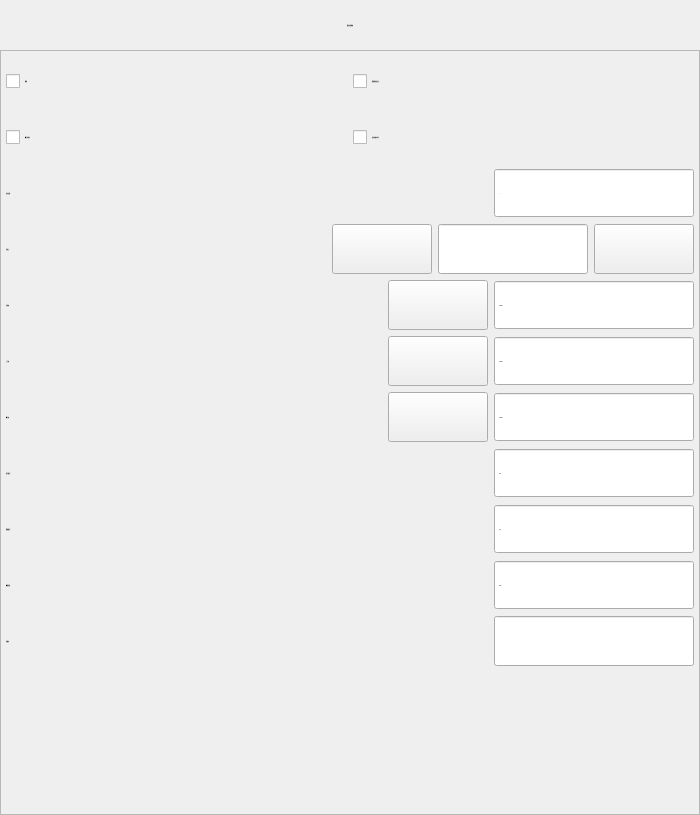
<?xml version="1.0" encoding="UTF-8"?>
<ui version="4.0">
 <class>FormActLoopFree</class>
 <widget class="QWidget" name="FormActLoopFree">
  <property name="geometry">
   <rect>
    <x>0</x>
    <y>0</y>
    <width>700</width>
    <height>815</height>
   </rect>
  </property>
  <property name="minimumSize">
   <size>
    <width>700</width>
    <height>815</height>
   </size>
  </property>
  <property name="maximumSize">
   <size>
    <width>700</width>
    <height>815</height>
   </size>
  </property>
  <property name="font">
   <font>
    <family>微软雅黑</family>
    <pointsize>-1</pointsize>
    <weight>50</weight>
    <italic>false</italic>
    <bold>false</bold>
   </font>
  </property>
  <property name="windowTitle">
   <string notr="true">循环定位</string>
  </property>
  <property name="toolTip">
   <string notr="true"/>
  </property>
  <property name="statusTip">
   <string notr="true"/>
  </property>
  <property name="whatsThis">
   <string notr="true"/>
  </property>
  <property name="accessibleName">
   <string notr="true"/>
  </property>
  <property name="accessibleDescription">
   <string notr="true"/>
  </property>
  <property name="styleSheet">
   <string notr="true">font: 28px &quot;微软雅黑&quot;;</string>
  </property>
  <property name="windowFilePath">
   <string notr="true"/>
  </property>
  <layout class="QVBoxLayout" name="verticalLayout">
   <property name="spacing">
    <number>0</number>
   </property>
   <property name="margin">
    <number>0</number>
   </property>
   <item>
    <widget class="QLabel" name="labelParaTitle">
     <property name="sizePolicy">
      <sizepolicy hsizetype="Preferred" vsizetype="Fixed">
       <horstretch>0</horstretch>
       <verstretch>0</verstretch>
      </sizepolicy>
     </property>
     <property name="minimumSize">
      <size>
       <width>0</width>
       <height>50</height>
      </size>
     </property>
     <property name="font">
      <font>
       <family>微软雅黑</family>
       <pointsize>-1</pointsize>
       <weight>50</weight>
       <italic>false</italic>
       <bold>false</bold>
      </font>
     </property>
     <property name="styleSheet">
      <string notr="true">QLabel#labelParaTitle
{
	color: black;
	border-image: url(:/img/widget/Panel.png) 0 4 0 4;
	border-left: 4px transparent;
	border-right: 4px transparent;
}
</string>
     </property>
     <property name="text">
      <string>循环定位参数</string>
     </property>
     <property name="alignment">
      <set>Qt::AlignCenter</set>
     </property>
    </widget>
   </item>
   <item>
    <widget class="QFrame" name="frameLoop">
     <property name="maximumSize">
      <size>
       <width>16777215</width>
       <height>16777215</height>
      </size>
     </property>
     <property name="font">
      <font>
       <family>微软雅黑</family>
       <pointsize>-1</pointsize>
       <weight>50</weight>
       <italic>false</italic>
       <bold>false</bold>
      </font>
     </property>
     <property name="styleSheet">
      <string notr="true"/>
     </property>
     <property name="frameShape">
      <enum>QFrame::StyledPanel</enum>
     </property>
     <property name="frameShadow">
      <enum>QFrame::Plain</enum>
     </property>
     <property name="IsMainArea" stdset="0">
      <bool>true</bool>
     </property>
     <layout class="QGridLayout" name="gridLayout">
      <property name="margin">
       <number>5</number>
      </property>
      <item row="0" column="0">
       <layout class="QHBoxLayout" name="horizontalLayout_10">
        <item>
         <widget class="QCheckBox" name="checkBoxIsRunner">
          <property name="sizePolicy">
           <sizepolicy hsizetype="Preferred" vsizetype="Fixed">
            <horstretch>0</horstretch>
            <verstretch>0</verstretch>
           </sizepolicy>
          </property>
          <property name="minimumSize">
           <size>
            <width>180</width>
            <height>50</height>
           </size>
          </property>
          <property name="maximumSize">
           <size>
            <width>16777215</width>
            <height>50</height>
           </size>
          </property>
          <property name="font">
           <font>
            <family>微软雅黑</family>
            <pointsize>-1</pointsize>
            <weight>50</weight>
            <italic>false</italic>
            <bold>false</bold>
           </font>
          </property>
          <property name="styleSheet">
           <string notr="true"/>
          </property>
          <property name="text">
           <string>副臂</string>
          </property>
         </widget>
        </item>
        <item>
         <widget class="xCheckBox" name="checkBox_xdec">
          <property name="sizePolicy">
           <sizepolicy hsizetype="Preferred" vsizetype="Fixed">
            <horstretch>0</horstretch>
            <verstretch>0</verstretch>
           </sizepolicy>
          </property>
          <property name="minimumSize">
           <size>
            <width>0</width>
            <height>50</height>
           </size>
          </property>
          <property name="maximumSize">
           <size>
            <width>16777215</width>
            <height>50</height>
           </size>
          </property>
          <property name="font">
           <font>
            <family>微软雅黑</family>
            <pointsize>-1</pointsize>
            <weight>50</weight>
            <italic>false</italic>
            <bold>false</bold>
           </font>
          </property>
          <property name="focusPolicy">
           <enum>Qt::NoFocus</enum>
          </property>
          <property name="text">
           <string>垂直基准面定位</string>
          </property>
          <property name="iconSize">
           <size>
            <width>32</width>
            <height>32</height>
           </size>
          </property>
         </widget>
        </item>
       </layout>
      </item>
      <item row="1" column="0">
       <layout class="QHBoxLayout" name="horizontalLayout_11">
        <item>
         <widget class="QCheckBox" name="checkBoxTrvRot">
          <property name="sizePolicy">
           <sizepolicy hsizetype="Preferred" vsizetype="Fixed">
            <horstretch>0</horstretch>
            <verstretch>0</verstretch>
           </sizepolicy>
          </property>
          <property name="minimumSize">
           <size>
            <width>180</width>
            <height>50</height>
           </size>
          </property>
          <property name="maximumSize">
           <size>
            <width>16777215</width>
            <height>50</height>
           </size>
          </property>
          <property name="font">
           <font>
            <family>微软雅黑</family>
            <pointsize>-1</pointsize>
            <weight>50</weight>
            <italic>false</italic>
            <bold>false</bold>
           </font>
          </property>
          <property name="styleSheet">
           <string notr="true"/>
          </property>
          <property name="text">
           <string>横行时倒平</string>
          </property>
         </widget>
        </item>
        <item>
         <widget class="xCheckBox" name="checkBox_rotate">
          <property name="sizePolicy">
           <sizepolicy hsizetype="Preferred" vsizetype="Fixed">
            <horstretch>0</horstretch>
            <verstretch>0</verstretch>
           </sizepolicy>
          </property>
          <property name="minimumSize">
           <size>
            <width>0</width>
            <height>50</height>
           </size>
          </property>
          <property name="maximumSize">
           <size>
            <width>16777215</width>
            <height>50</height>
           </size>
          </property>
          <property name="font">
           <font>
            <family>微软雅黑</family>
            <pointsize>-1</pointsize>
            <weight>50</weight>
            <italic>false</italic>
            <bold>false</bold>
           </font>
          </property>
          <property name="focusPolicy">
           <enum>Qt::NoFocus</enum>
          </property>
          <property name="text">
           <string>定位时倒角水平</string>
          </property>
          <property name="iconSize">
           <size>
            <width>32</width>
            <height>32</height>
           </size>
          </property>
         </widget>
        </item>
       </layout>
      </item>
      <item row="2" column="0">
       <layout class="QHBoxLayout" name="horizontalLayout_9">
        <item>
         <widget class="QLabel" name="labelCnt">
          <property name="sizePolicy">
           <sizepolicy hsizetype="Expanding" vsizetype="Fixed">
            <horstretch>0</horstretch>
            <verstretch>0</verstretch>
           </sizepolicy>
          </property>
          <property name="minimumSize">
           <size>
            <width>150</width>
            <height>50</height>
           </size>
          </property>
          <property name="maximumSize">
           <size>
            <width>16777215</width>
            <height>50</height>
           </size>
          </property>
          <property name="font">
           <font>
            <family>微软雅黑</family>
            <pointsize>-1</pointsize>
            <weight>50</weight>
            <italic>false</italic>
            <bold>false</bold>
           </font>
          </property>
          <property name="text">
           <string>定位点数：</string>
          </property>
         </widget>
        </item>
        <item>
         <widget class="xSpinBox" name="BoxCnt">
          <property name="enabled">
           <bool>true</bool>
          </property>
          <property name="sizePolicy">
           <sizepolicy hsizetype="Fixed" vsizetype="Fixed">
            <horstretch>0</horstretch>
            <verstretch>0</verstretch>
           </sizepolicy>
          </property>
          <property name="minimumSize">
           <size>
            <width>200</width>
            <height>50</height>
           </size>
          </property>
          <property name="maximumSize">
           <size>
            <width>200</width>
            <height>50</height>
           </size>
          </property>
          <property name="font">
           <font>
            <family>微软雅黑</family>
            <pointsize>-1</pointsize>
            <weight>50</weight>
            <italic>false</italic>
            <bold>false</bold>
           </font>
          </property>
          <property name="focusPolicy">
           <enum>Qt::ClickFocus</enum>
          </property>
          <property name="alignment">
           <set>Qt::AlignLeading|Qt::AlignLeft|Qt::AlignVCenter</set>
          </property>
          <property name="buttonSymbols">
           <enum>QAbstractSpinBox::NoButtons</enum>
          </property>
          <property name="specialValueText">
           <string notr="true"/>
          </property>
          <property name="keyboardTracking">
           <bool>false</bool>
          </property>
          <property name="suffix">
           <string notr="true"/>
          </property>
          <property name="prefix">
           <string notr="true"/>
          </property>
          <property name="minimum">
           <number>1</number>
          </property>
          <property name="maximum">
           <number>200</number>
          </property>
          <property name="value">
           <number>1</number>
          </property>
          <property name="HasBtn" stdset="0">
           <bool>true</bool>
          </property>
         </widget>
        </item>
       </layout>
      </item>
      <item row="3" column="0">
       <layout class="QHBoxLayout" name="horizontalLayout_4">
        <item>
         <widget class="QLabel" name="labelPos1">
          <property name="sizePolicy">
           <sizepolicy hsizetype="Expanding" vsizetype="Fixed">
            <horstretch>0</horstretch>
            <verstretch>0</verstretch>
           </sizepolicy>
          </property>
          <property name="minimumSize">
           <size>
            <width>150</width>
            <height>50</height>
           </size>
          </property>
          <property name="maximumSize">
           <size>
            <width>16777215</width>
            <height>50</height>
           </size>
          </property>
          <property name="font">
           <font>
            <family>微软雅黑</family>
            <pointsize>-1</pointsize>
            <weight>50</weight>
            <italic>false</italic>
            <bold>false</bold>
           </font>
          </property>
          <property name="text">
           <string>当前点：</string>
          </property>
         </widget>
        </item>
        <item>
         <widget class="xPushButton" name="BtnPrev">
          <property name="sizePolicy">
           <sizepolicy hsizetype="Fixed" vsizetype="Fixed">
            <horstretch>0</horstretch>
            <verstretch>0</verstretch>
           </sizepolicy>
          </property>
          <property name="minimumSize">
           <size>
            <width>100</width>
            <height>50</height>
           </size>
          </property>
          <property name="maximumSize">
           <size>
            <width>120</width>
            <height>50</height>
           </size>
          </property>
          <property name="font">
           <font>
            <family>微软雅黑</family>
            <pointsize>-1</pointsize>
            <weight>50</weight>
            <italic>false</italic>
            <bold>false</bold>
           </font>
          </property>
          <property name="focusPolicy">
           <enum>Qt::NoFocus</enum>
          </property>
          <property name="text">
           <string notr="true"/>
          </property>
          <property name="icon">
           <iconset resource="xPad.qrc">
            <normaloff>:/img/32X32/BlackLeft.png</normaloff>:/img/32X32/BlackLeft.png</iconset>
          </property>
          <property name="iconSize">
           <size>
            <width>32</width>
            <height>32</height>
           </size>
          </property>
         </widget>
        </item>
        <item>
         <widget class="QLineEdit" name="lineEdit">
          <property name="minimumSize">
           <size>
            <width>100</width>
            <height>50</height>
           </size>
          </property>
          <property name="maximumSize">
           <size>
            <width>150</width>
            <height>50</height>
           </size>
          </property>
          <property name="font">
           <font>
            <family>微软雅黑</family>
            <pointsize>-1</pointsize>
            <weight>50</weight>
            <italic>false</italic>
            <bold>false</bold>
           </font>
          </property>
          <property name="alignment">
           <set>Qt::AlignCenter</set>
          </property>
          <property name="readOnly">
           <bool>true</bool>
          </property>
         </widget>
        </item>
        <item>
         <widget class="xPushButton" name="BtnNext">
          <property name="sizePolicy">
           <sizepolicy hsizetype="Fixed" vsizetype="Fixed">
            <horstretch>0</horstretch>
            <verstretch>0</verstretch>
           </sizepolicy>
          </property>
          <property name="minimumSize">
           <size>
            <width>100</width>
            <height>50</height>
           </size>
          </property>
          <property name="maximumSize">
           <size>
            <width>120</width>
            <height>50</height>
           </size>
          </property>
          <property name="font">
           <font>
            <family>微软雅黑</family>
            <pointsize>-1</pointsize>
            <weight>50</weight>
            <italic>false</italic>
            <bold>false</bold>
           </font>
          </property>
          <property name="focusPolicy">
           <enum>Qt::NoFocus</enum>
          </property>
          <property name="text">
           <string notr="true"/>
          </property>
          <property name="icon">
           <iconset resource="xPad.qrc">
            <normaloff>:/img/32X32/BlackRight.png</normaloff>:/img/32X32/BlackRight.png</iconset>
          </property>
          <property name="iconSize">
           <size>
            <width>32</width>
            <height>32</height>
           </size>
          </property>
         </widget>
        </item>
       </layout>
      </item>
      <item row="4" column="0">
       <layout class="QHBoxLayout" name="horizontalLayout">
        <item>
         <widget class="QLabel" name="labelHorPos">
          <property name="sizePolicy">
           <sizepolicy hsizetype="Expanding" vsizetype="Fixed">
            <horstretch>0</horstretch>
            <verstretch>0</verstretch>
           </sizepolicy>
          </property>
          <property name="minimumSize">
           <size>
            <width>150</width>
            <height>50</height>
           </size>
          </property>
          <property name="maximumSize">
           <size>
            <width>16777215</width>
            <height>50</height>
           </size>
          </property>
          <property name="font">
           <font>
            <family>微软雅黑</family>
            <pointsize>-1</pointsize>
            <weight>50</weight>
            <italic>false</italic>
            <bold>false</bold>
           </font>
          </property>
          <property name="text">
           <string>引拔轴：</string>
          </property>
         </widget>
        </item>
        <item>
         <widget class="QPushButton" name="BtnHorSync">
          <property name="minimumSize">
           <size>
            <width>100</width>
            <height>50</height>
           </size>
          </property>
          <property name="text">
           <string/>
          </property>
          <property name="icon">
           <iconset resource="xPad.qrc">
            <normaloff>:/img/32X32/Sync.png</normaloff>:/img/32X32/Sync.png</iconset>
          </property>
          <property name="iconSize">
           <size>
            <width>48</width>
            <height>48</height>
           </size>
          </property>
         </widget>
        </item>
        <item>
         <widget class="xDoubleSpinBox" name="BoxHorPos">
          <property name="sizePolicy">
           <sizepolicy hsizetype="Fixed" vsizetype="Fixed">
            <horstretch>0</horstretch>
            <verstretch>0</verstretch>
           </sizepolicy>
          </property>
          <property name="minimumSize">
           <size>
            <width>200</width>
            <height>50</height>
           </size>
          </property>
          <property name="maximumSize">
           <size>
            <width>200</width>
            <height>50</height>
           </size>
          </property>
          <property name="font">
           <font>
            <family>微软雅黑</family>
            <pointsize>-1</pointsize>
            <weight>50</weight>
            <italic>false</italic>
            <bold>false</bold>
           </font>
          </property>
          <property name="focusPolicy">
           <enum>Qt::ClickFocus</enum>
          </property>
          <property name="alignment">
           <set>Qt::AlignLeading|Qt::AlignLeft|Qt::AlignVCenter</set>
          </property>
          <property name="readOnly">
           <bool>true</bool>
          </property>
          <property name="buttonSymbols">
           <enum>QAbstractSpinBox::NoButtons</enum>
          </property>
          <property name="keyboardTracking">
           <bool>false</bool>
          </property>
          <property name="prefix">
           <string notr="true"/>
          </property>
          <property name="suffix">
           <string notr="true">mm</string>
          </property>
          <property name="decimals">
           <number>2</number>
          </property>
          <property name="maximum">
           <double>60000.000000000000000</double>
          </property>
          <property name="singleStep">
           <double>0.010000000000000</double>
          </property>
          <property name="value">
           <double>0.000000000000000</double>
          </property>
          <property name="HasBtn" stdset="0">
           <bool>false</bool>
          </property>
         </widget>
        </item>
       </layout>
      </item>
      <item row="5" column="0">
       <layout class="QHBoxLayout" name="horizontalLayout_2">
        <item>
         <widget class="QLabel" name="labelVerPos">
          <property name="sizePolicy">
           <sizepolicy hsizetype="Expanding" vsizetype="Fixed">
            <horstretch>0</horstretch>
            <verstretch>0</verstretch>
           </sizepolicy>
          </property>
          <property name="minimumSize">
           <size>
            <width>150</width>
            <height>50</height>
           </size>
          </property>
          <property name="maximumSize">
           <size>
            <width>16777215</width>
            <height>50</height>
           </size>
          </property>
          <property name="font">
           <font>
            <family>微软雅黑</family>
            <pointsize>-1</pointsize>
            <weight>50</weight>
            <italic>false</italic>
            <bold>false</bold>
           </font>
          </property>
          <property name="text">
           <string>上下轴：</string>
          </property>
         </widget>
        </item>
        <item>
         <widget class="QPushButton" name="BtnVerSync">
          <property name="minimumSize">
           <size>
            <width>100</width>
            <height>50</height>
           </size>
          </property>
          <property name="text">
           <string/>
          </property>
          <property name="icon">
           <iconset resource="xPad.qrc">
            <normaloff>:/img/32X32/Sync.png</normaloff>:/img/32X32/Sync.png</iconset>
          </property>
          <property name="iconSize">
           <size>
            <width>48</width>
            <height>48</height>
           </size>
          </property>
         </widget>
        </item>
        <item>
         <widget class="xDoubleSpinBox" name="BoxVerPos">
          <property name="sizePolicy">
           <sizepolicy hsizetype="Fixed" vsizetype="Fixed">
            <horstretch>0</horstretch>
            <verstretch>0</verstretch>
           </sizepolicy>
          </property>
          <property name="minimumSize">
           <size>
            <width>200</width>
            <height>50</height>
           </size>
          </property>
          <property name="maximumSize">
           <size>
            <width>200</width>
            <height>50</height>
           </size>
          </property>
          <property name="font">
           <font>
            <family>微软雅黑</family>
            <pointsize>-1</pointsize>
            <weight>50</weight>
            <italic>false</italic>
            <bold>false</bold>
           </font>
          </property>
          <property name="focusPolicy">
           <enum>Qt::ClickFocus</enum>
          </property>
          <property name="alignment">
           <set>Qt::AlignLeading|Qt::AlignLeft|Qt::AlignVCenter</set>
          </property>
          <property name="readOnly">
           <bool>true</bool>
          </property>
          <property name="buttonSymbols">
           <enum>QAbstractSpinBox::NoButtons</enum>
          </property>
          <property name="keyboardTracking">
           <bool>false</bool>
          </property>
          <property name="prefix">
           <string notr="true"/>
          </property>
          <property name="suffix">
           <string notr="true">mm</string>
          </property>
          <property name="decimals">
           <number>2</number>
          </property>
          <property name="maximum">
           <double>60000.000000000000000</double>
          </property>
          <property name="singleStep">
           <double>0.010000000000000</double>
          </property>
          <property name="value">
           <double>0.000000000000000</double>
          </property>
          <property name="HasBtn" stdset="0">
           <bool>false</bool>
          </property>
         </widget>
        </item>
       </layout>
      </item>
      <item row="6" column="0">
       <layout class="QHBoxLayout" name="horizontalLayout_3">
        <item>
         <widget class="QLabel" name="labelTrvPos">
          <property name="sizePolicy">
           <sizepolicy hsizetype="Expanding" vsizetype="Fixed">
            <horstretch>0</horstretch>
            <verstretch>0</verstretch>
           </sizepolicy>
          </property>
          <property name="minimumSize">
           <size>
            <width>150</width>
            <height>50</height>
           </size>
          </property>
          <property name="maximumSize">
           <size>
            <width>16777215</width>
            <height>50</height>
           </size>
          </property>
          <property name="font">
           <font>
            <family>微软雅黑</family>
            <pointsize>-1</pointsize>
            <weight>50</weight>
            <italic>false</italic>
            <bold>false</bold>
           </font>
          </property>
          <property name="text">
           <string>横行轴：</string>
          </property>
         </widget>
        </item>
        <item>
         <widget class="QPushButton" name="BtnTrvSync">
          <property name="minimumSize">
           <size>
            <width>100</width>
            <height>50</height>
           </size>
          </property>
          <property name="text">
           <string/>
          </property>
          <property name="icon">
           <iconset resource="xPad.qrc">
            <normaloff>:/img/32X32/Sync.png</normaloff>:/img/32X32/Sync.png</iconset>
          </property>
          <property name="iconSize">
           <size>
            <width>48</width>
            <height>48</height>
           </size>
          </property>
         </widget>
        </item>
        <item>
         <widget class="xDoubleSpinBox" name="BoxTrvPos">
          <property name="sizePolicy">
           <sizepolicy hsizetype="Fixed" vsizetype="Fixed">
            <horstretch>0</horstretch>
            <verstretch>0</verstretch>
           </sizepolicy>
          </property>
          <property name="minimumSize">
           <size>
            <width>200</width>
            <height>50</height>
           </size>
          </property>
          <property name="maximumSize">
           <size>
            <width>200</width>
            <height>50</height>
           </size>
          </property>
          <property name="font">
           <font>
            <family>微软雅黑</family>
            <pointsize>-1</pointsize>
            <weight>50</weight>
            <italic>false</italic>
            <bold>false</bold>
           </font>
          </property>
          <property name="focusPolicy">
           <enum>Qt::ClickFocus</enum>
          </property>
          <property name="alignment">
           <set>Qt::AlignLeading|Qt::AlignLeft|Qt::AlignVCenter</set>
          </property>
          <property name="readOnly">
           <bool>true</bool>
          </property>
          <property name="buttonSymbols">
           <enum>QAbstractSpinBox::NoButtons</enum>
          </property>
          <property name="keyboardTracking">
           <bool>false</bool>
          </property>
          <property name="prefix">
           <string notr="true"/>
          </property>
          <property name="suffix">
           <string notr="true">mm</string>
          </property>
          <property name="decimals">
           <number>2</number>
          </property>
          <property name="maximum">
           <double>60000.000000000000000</double>
          </property>
          <property name="singleStep">
           <double>0.010000000000000</double>
          </property>
          <property name="value">
           <double>0.000000000000000</double>
          </property>
          <property name="HasBtn" stdset="0">
           <bool>false</bool>
          </property>
         </widget>
        </item>
       </layout>
      </item>
      <item row="7" column="0">
       <layout class="QHBoxLayout" name="horizontalLayout_5">
        <item>
         <widget class="QLabel" name="labelHightSpd">
          <property name="sizePolicy">
           <sizepolicy hsizetype="Expanding" vsizetype="Fixed">
            <horstretch>0</horstretch>
            <verstretch>0</verstretch>
           </sizepolicy>
          </property>
          <property name="minimumSize">
           <size>
            <width>150</width>
            <height>50</height>
           </size>
          </property>
          <property name="maximumSize">
           <size>
            <width>16777215</width>
            <height>50</height>
           </size>
          </property>
          <property name="font">
           <font>
            <family>微软雅黑</family>
            <pointsize>-1</pointsize>
            <weight>50</weight>
            <italic>false</italic>
            <bold>false</bold>
           </font>
          </property>
          <property name="text">
           <string>运行速度：</string>
          </property>
         </widget>
        </item>
        <item>
         <widget class="xSpinBox" name="BoxHspd">
          <property name="sizePolicy">
           <sizepolicy hsizetype="Fixed" vsizetype="Fixed">
            <horstretch>0</horstretch>
            <verstretch>0</verstretch>
           </sizepolicy>
          </property>
          <property name="minimumSize">
           <size>
            <width>200</width>
            <height>50</height>
           </size>
          </property>
          <property name="maximumSize">
           <size>
            <width>200</width>
            <height>50</height>
           </size>
          </property>
          <property name="font">
           <font>
            <family>微软雅黑</family>
            <pointsize>-1</pointsize>
            <weight>50</weight>
            <italic>false</italic>
            <bold>false</bold>
           </font>
          </property>
          <property name="focusPolicy">
           <enum>Qt::ClickFocus</enum>
          </property>
          <property name="alignment">
           <set>Qt::AlignLeading|Qt::AlignLeft|Qt::AlignVCenter</set>
          </property>
          <property name="buttonSymbols">
           <enum>QAbstractSpinBox::NoButtons</enum>
          </property>
          <property name="specialValueText">
           <string notr="true"/>
          </property>
          <property name="keyboardTracking">
           <bool>false</bool>
          </property>
          <property name="suffix">
           <string notr="true">%</string>
          </property>
          <property name="prefix">
           <string notr="true"/>
          </property>
          <property name="minimum">
           <number>1</number>
          </property>
          <property name="maximum">
           <number>100</number>
          </property>
          <property name="value">
           <number>50</number>
          </property>
          <property name="HasBtn" stdset="0">
           <bool>true</bool>
          </property>
         </widget>
        </item>
       </layout>
      </item>
      <item row="8" column="0">
       <layout class="QHBoxLayout" name="horizontalLayout_6">
        <item>
         <widget class="QLabel" name="labelLowSpd">
          <property name="sizePolicy">
           <sizepolicy hsizetype="Expanding" vsizetype="Fixed">
            <horstretch>0</horstretch>
            <verstretch>0</verstretch>
           </sizepolicy>
          </property>
          <property name="minimumSize">
           <size>
            <width>150</width>
            <height>50</height>
           </size>
          </property>
          <property name="maximumSize">
           <size>
            <width>16777215</width>
            <height>50</height>
           </size>
          </property>
          <property name="font">
           <font>
            <family>微软雅黑</family>
            <pointsize>-1</pointsize>
            <weight>50</weight>
            <italic>false</italic>
            <bold>false</bold>
           </font>
          </property>
          <property name="text">
           <string>低速速度：</string>
          </property>
         </widget>
        </item>
        <item>
         <widget class="xSpinBox" name="BoxLspd">
          <property name="sizePolicy">
           <sizepolicy hsizetype="Fixed" vsizetype="Fixed">
            <horstretch>0</horstretch>
            <verstretch>0</verstretch>
           </sizepolicy>
          </property>
          <property name="minimumSize">
           <size>
            <width>200</width>
            <height>50</height>
           </size>
          </property>
          <property name="maximumSize">
           <size>
            <width>200</width>
            <height>50</height>
           </size>
          </property>
          <property name="font">
           <font>
            <family>微软雅黑</family>
            <pointsize>-1</pointsize>
            <weight>50</weight>
            <italic>false</italic>
            <bold>false</bold>
           </font>
          </property>
          <property name="focusPolicy">
           <enum>Qt::ClickFocus</enum>
          </property>
          <property name="alignment">
           <set>Qt::AlignLeading|Qt::AlignLeft|Qt::AlignVCenter</set>
          </property>
          <property name="buttonSymbols">
           <enum>QAbstractSpinBox::NoButtons</enum>
          </property>
          <property name="specialValueText">
           <string notr="true"/>
          </property>
          <property name="keyboardTracking">
           <bool>false</bool>
          </property>
          <property name="suffix">
           <string notr="true">%</string>
          </property>
          <property name="prefix">
           <string notr="true"/>
          </property>
          <property name="minimum">
           <number>1</number>
          </property>
          <property name="maximum">
           <number>100</number>
          </property>
          <property name="value">
           <number>10</number>
          </property>
          <property name="HasBtn" stdset="0">
           <bool>true</bool>
          </property>
         </widget>
        </item>
       </layout>
      </item>
      <item row="9" column="0">
       <layout class="QHBoxLayout" name="horizontalLayout_7">
        <item>
         <widget class="QLabel" name="labelLowDis_2">
          <property name="sizePolicy">
           <sizepolicy hsizetype="Expanding" vsizetype="Fixed">
            <horstretch>0</horstretch>
            <verstretch>0</verstretch>
           </sizepolicy>
          </property>
          <property name="minimumSize">
           <size>
            <width>150</width>
            <height>50</height>
           </size>
          </property>
          <property name="maximumSize">
           <size>
            <width>16777215</width>
            <height>50</height>
           </size>
          </property>
          <property name="font">
           <font>
            <family>微软雅黑</family>
            <pointsize>-1</pointsize>
            <weight>50</weight>
            <italic>false</italic>
            <bold>false</bold>
           </font>
          </property>
          <property name="text">
           <string>减速距离：</string>
          </property>
         </widget>
        </item>
        <item>
         <widget class="xDoubleSpinBox" name="BoxLowDis">
          <property name="sizePolicy">
           <sizepolicy hsizetype="Fixed" vsizetype="Fixed">
            <horstretch>0</horstretch>
            <verstretch>0</verstretch>
           </sizepolicy>
          </property>
          <property name="minimumSize">
           <size>
            <width>200</width>
            <height>50</height>
           </size>
          </property>
          <property name="maximumSize">
           <size>
            <width>200</width>
            <height>50</height>
           </size>
          </property>
          <property name="font">
           <font>
            <family>微软雅黑</family>
            <pointsize>-1</pointsize>
            <weight>50</weight>
            <italic>false</italic>
            <bold>false</bold>
           </font>
          </property>
          <property name="focusPolicy">
           <enum>Qt::ClickFocus</enum>
          </property>
          <property name="alignment">
           <set>Qt::AlignLeading|Qt::AlignLeft|Qt::AlignVCenter</set>
          </property>
          <property name="buttonSymbols">
           <enum>QAbstractSpinBox::NoButtons</enum>
          </property>
          <property name="specialValueText">
           <string notr="true"/>
          </property>
          <property name="keyboardTracking">
           <bool>false</bool>
          </property>
          <property name="decimals">
           <number>2</number>
          </property>
          <property name="maximum">
           <double>650.000000000000000</double>
          </property>
          <property name="singleStep">
           <double>0.010000000000000</double>
          </property>
          <property name="value">
           <double>50.000000000000000</double>
          </property>
          <property name="HasBtn" stdset="0">
           <bool>true</bool>
          </property>
         </widget>
        </item>
       </layout>
      </item>
      <item row="10" column="0">
       <layout class="QHBoxLayout" name="horizontalLayout_8">
        <item>
         <widget class="QLabel" name="labelCount">
          <property name="sizePolicy">
           <sizepolicy hsizetype="Expanding" vsizetype="Fixed">
            <horstretch>0</horstretch>
            <verstretch>0</verstretch>
           </sizepolicy>
          </property>
          <property name="minimumSize">
           <size>
            <width>150</width>
            <height>50</height>
           </size>
          </property>
          <property name="maximumSize">
           <size>
            <width>16777215</width>
            <height>50</height>
           </size>
          </property>
          <property name="font">
           <font>
            <family>微软雅黑</family>
            <pointsize>-1</pointsize>
            <weight>50</weight>
            <italic>false</italic>
            <bold>false</bold>
           </font>
          </property>
          <property name="text">
           <string>计数器：</string>
          </property>
         </widget>
        </item>
        <item>
         <widget class="xLineEdit" name="lineEditCount">
          <property name="minimumSize">
           <size>
            <width>200</width>
            <height>50</height>
           </size>
          </property>
          <property name="maximumSize">
           <size>
            <width>200</width>
            <height>50</height>
           </size>
          </property>
          <property name="font">
           <font>
            <family>微软雅黑</family>
            <pointsize>-1</pointsize>
            <weight>50</weight>
            <italic>false</italic>
            <bold>false</bold>
           </font>
          </property>
          <property name="styleSheet">
           <string notr="true"/>
          </property>
         </widget>
        </item>
       </layout>
      </item>
      <item row="11" column="0">
       <spacer name="verticalSpacer">
        <property name="orientation">
         <enum>Qt::Vertical</enum>
        </property>
        <property name="sizeHint" stdset="0">
         <size>
          <width>338</width>
          <height>112</height>
         </size>
        </property>
       </spacer>
      </item>
     </layout>
    </widget>
   </item>
  </layout>
 </widget>
 <customwidgets>
  <customwidget>
   <class>xPushButton</class>
   <extends>QPushButton</extends>
   <header>xpushbutton.h</header>
  </customwidget>
  <customwidget>
   <class>xSpinBox</class>
   <extends>QSpinBox</extends>
   <header>xspinbox.h</header>
   <slots>
    <signal>clicked()</signal>
   </slots>
  </customwidget>
  <customwidget>
   <class>xDoubleSpinBox</class>
   <extends>QDoubleSpinBox</extends>
   <header>xdoublespinbox.h</header>
   <slots>
    <signal>clicked()</signal>
   </slots>
  </customwidget>
  <customwidget>
   <class>xLineEdit</class>
   <extends>QLineEdit</extends>
   <header>xlineedit.h</header>
   <slots>
    <signal>clicked()</signal>
   </slots>
  </customwidget>
  <customwidget>
   <class>xCheckBox</class>
   <extends>QCheckBox</extends>
   <header>xcheckbox.h</header>
  </customwidget>
 </customwidgets>
 <resources>
  <include location="xPad.qrc"/>
 </resources>
 <connections>
  <connection>
   <sender>BoxHspd</sender>
   <signal>clicked()</signal>
   <receiver>FormActLoopFree</receiver>
   <slot>inputHspd()</slot>
   <hints>
    <hint type="sourcelabel">
     <x>282</x>
     <y>188</y>
    </hint>
    <hint type="destinationlabel">
     <x>394</x>
     <y>149</y>
    </hint>
   </hints>
  </connection>
  <connection>
   <sender>BoxLowDis</sender>
   <signal>clicked()</signal>
   <receiver>FormActLoopFree</receiver>
   <slot>inputLdis()</slot>
   <hints>
    <hint type="sourcelabel">
     <x>672</x>
     <y>188</y>
    </hint>
    <hint type="destinationlabel">
     <x>394</x>
     <y>149</y>
    </hint>
   </hints>
  </connection>
  <connection>
   <sender>BoxLspd</sender>
   <signal>clicked()</signal>
   <receiver>FormActLoopFree</receiver>
   <slot>inputLspd()</slot>
   <hints>
    <hint type="sourcelabel">
     <x>282</x>
     <y>240</y>
    </hint>
    <hint type="destinationlabel">
     <x>394</x>
     <y>149</y>
    </hint>
   </hints>
  </connection>
  <connection>
   <sender>BoxCnt</sender>
   <signal>clicked()</signal>
   <receiver>FormActLoopFree</receiver>
   <slot>inputCnt()</slot>
   <hints>
    <hint type="sourcelabel">
     <x>272</x>
     <y>90</y>
    </hint>
    <hint type="destinationlabel">
     <x>394</x>
     <y>149</y>
    </hint>
   </hints>
  </connection>
  <connection>
   <sender>BoxHorPos</sender>
   <signal>clicked()</signal>
   <receiver>FormActLoopFree</receiver>
   <slot>inputHorPos()</slot>
   <hints>
    <hint type="sourcelabel">
     <x>272</x>
     <y>148</y>
    </hint>
    <hint type="destinationlabel">
     <x>394</x>
     <y>149</y>
    </hint>
   </hints>
  </connection>
  <connection>
   <sender>BoxVerPos</sender>
   <signal>clicked()</signal>
   <receiver>FormActLoopFree</receiver>
   <slot>inputVerPos()</slot>
   <hints>
    <hint type="sourcelabel">
     <x>672</x>
     <y>148</y>
    </hint>
    <hint type="destinationlabel">
     <x>394</x>
     <y>149</y>
    </hint>
   </hints>
  </connection>
  <connection>
   <sender>BoxTrvPos</sender>
   <signal>clicked()</signal>
   <receiver>FormActLoopFree</receiver>
   <slot>inputTrvPos()</slot>
   <hints>
    <hint type="sourcelabel">
     <x>272</x>
     <y>200</y>
    </hint>
    <hint type="destinationlabel">
     <x>394</x>
     <y>149</y>
    </hint>
   </hints>
  </connection>
  <connection>
   <sender>BtnPrev</sender>
   <signal>clicked()</signal>
   <receiver>FormActLoopFree</receiver>
   <slot>pageUp()</slot>
   <hints>
    <hint type="sourcelabel">
     <x>579</x>
     <y>90</y>
    </hint>
    <hint type="destinationlabel">
     <x>394</x>
     <y>149</y>
    </hint>
   </hints>
  </connection>
  <connection>
   <sender>BtnNext</sender>
   <signal>clicked()</signal>
   <receiver>FormActLoopFree</receiver>
   <slot>pageDwn()</slot>
   <hints>
    <hint type="sourcelabel">
     <x>751</x>
     <y>90</y>
    </hint>
    <hint type="destinationlabel">
     <x>394</x>
     <y>149</y>
    </hint>
   </hints>
  </connection>
  <connection>
   <sender>BtnHorSync</sender>
   <signal>clicked()</signal>
   <receiver>FormActLoopFree</receiver>
   <slot>syncHorPos()</slot>
   <hints>
    <hint type="sourcelabel">
     <x>436</x>
     <y>313</y>
    </hint>
    <hint type="destinationlabel">
     <x>349</x>
     <y>407</y>
    </hint>
   </hints>
  </connection>
  <connection>
   <sender>BtnVerSync</sender>
   <signal>clicked()</signal>
   <receiver>FormActLoopFree</receiver>
   <slot>syncVerPos()</slot>
   <hints>
    <hint type="sourcelabel">
     <x>436</x>
     <y>371</y>
    </hint>
    <hint type="destinationlabel">
     <x>349</x>
     <y>407</y>
    </hint>
   </hints>
  </connection>
  <connection>
   <sender>BtnTrvSync</sender>
   <signal>clicked()</signal>
   <receiver>FormActLoopFree</receiver>
   <slot>syncTrvPos()</slot>
   <hints>
    <hint type="sourcelabel">
     <x>436</x>
     <y>429</y>
    </hint>
    <hint type="destinationlabel">
     <x>349</x>
     <y>407</y>
    </hint>
   </hints>
  </connection>
  <connection>
   <sender>checkBoxIsRunner</sender>
   <signal>clicked()</signal>
   <receiver>FormActLoopFree</receiver>
   <slot>isRunnerClick()</slot>
   <hints>
    <hint type="sourcelabel">
     <x>176</x>
     <y>81</y>
    </hint>
    <hint type="destinationlabel">
     <x>349</x>
     <y>407</y>
    </hint>
   </hints>
  </connection>
 </connections>
 <slots>
  <slot>inputCnt()</slot>
  <slot>inputHspd()</slot>
  <slot>inputLspd()</slot>
  <slot>inputLdis()</slot>
  <slot>pageUp()</slot>
  <slot>pageDwn()</slot>
  <slot>inputHorPos()</slot>
  <slot>inputVerPos()</slot>
  <slot>inputTrvPos()</slot>
  <slot>selectUser()</slot>
  <slot>syncHorPos()</slot>
  <slot>syncVerPos()</slot>
  <slot>syncTrvPos()</slot>
  <slot>isRunnerClick()</slot>
 </slots>
</ui>
